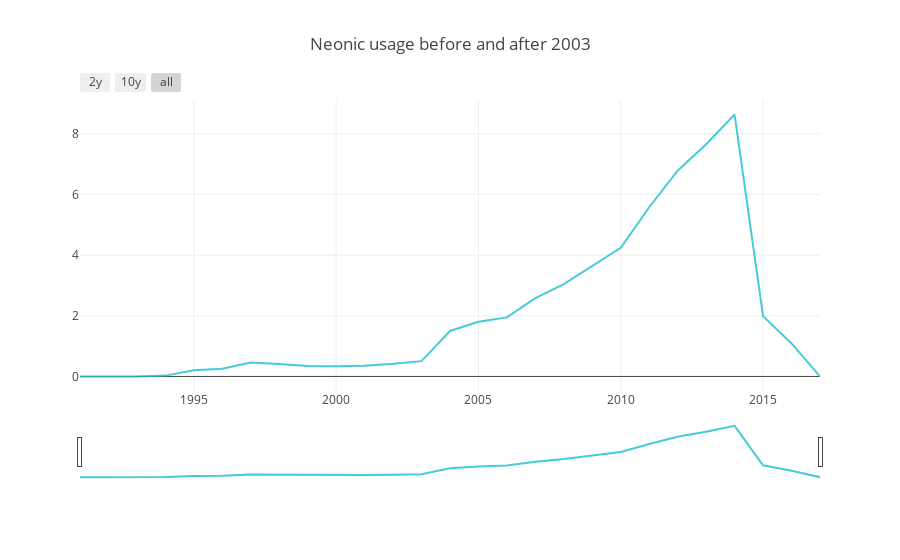

The notebook cell this image was saved under:
### Markdown cell above
In the above graph you can clearly see that the heavy neonic use stated 2003 and after. The graph is interactive so go ahead and move the slider. There are a few presets that you can click to view some of the most prominant changes.

### Code cell
#Timeline of neonic usage
#df.groupby(['year'])['nAllNeonic'].sum().plot(color='red')
#plt.title("Complete timeline of neonic usage")

#df_summed = df_pre_2003.groupby(['year']) ['nAllNeonic'].sum().reset_index()
#df_summed2= df_2003.groupby(['year']) ['nAllNeonic'].sum().reset_index()
#data=[go.Bar(x=df_summed.year, y=df_summed.nAllNeonic)]
df_summed0=df.groupby(['year'])['nAllNeonic'].sum().reset_index()
#iplot(data, filename='testbar')
trace_high = go.Scatter(
    x=df_summed0.year,
    y=df_summed0.nAllNeonic,
    name = "All Usage",
    line = dict(color = '#17BECF'),
    opacity = 0.8)


data = [trace_high]

layout = dict(
    title='Neonic usage before and after 2003',
    xaxis=dict(
        rangeselector=dict(
            buttons=list([
                dict(count=5,
                     label='2y',
                     step='year',
                     stepmode='backward'),
                dict(count=22,
                     label='10y',
                     step='year',
                     stepmode='backward'),
                dict(step='all')
            ])
        ),
        rangeslider=dict(
            visible = True
        ),
        type='date'
    )
)

fig = dict(data=data, layout=layout)
iplot(fig, filename = "Time Series with Rangeslider")

### Figure 1 — Plotly figure (JSON) as saved in the notebook; plotly's stock layout.template omitted (floating-point values rounded to 4 significant figures)
{"data": [{"line": {"color": "#17BECF"}, "name": "All Usage", "opacity": 0.8, "type": "scatter", "uid": "0d644448-cfc1-11e8-9048-d05099a30b15", "x": [1991, 1992, 1993, 1994, 1995, 1996, 1997, 1998, 1999, 2000, 2001, 2002, 2003, 2004, 2005, 2006, 2007, 2008, 2009, 2010, 2011, 2012, 2013, 2014, 2015, 2016, 2017], "y": [0, 0, 0, 0.02781, 0.2038, 0.2506, 0.4613, 0.4127, 0.3479, 0.3324, 0.3565, 0.4187, 0.5044, 1.499, 1.801, 1.947, 2.581, 3.042, 3.642, 4.24, 5.577, 6.78, 7.654, 8.631, 1.988, 1.089, 0]}], "layout": {"title": "Neonic usage before and after 2003", "xaxis": {"rangeselector": {"buttons": [{"count": 5, "label": "2y", "step": "year", "stepmode": "backward"}, {"count": 22, "label": "10y", "step": "year", "stepmode": "backward"}, {"step": "all"}]}, "rangeslider": {"visible": true}, "type": "date"}}}
